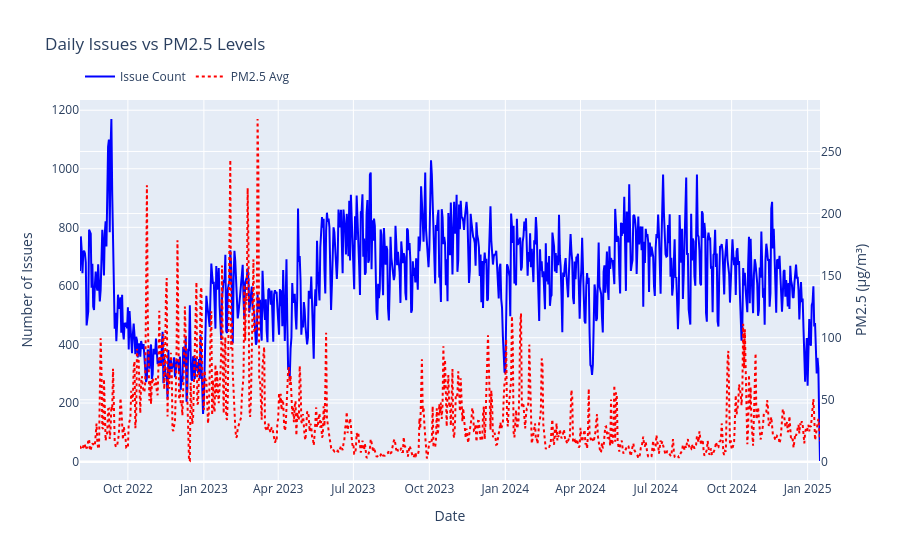
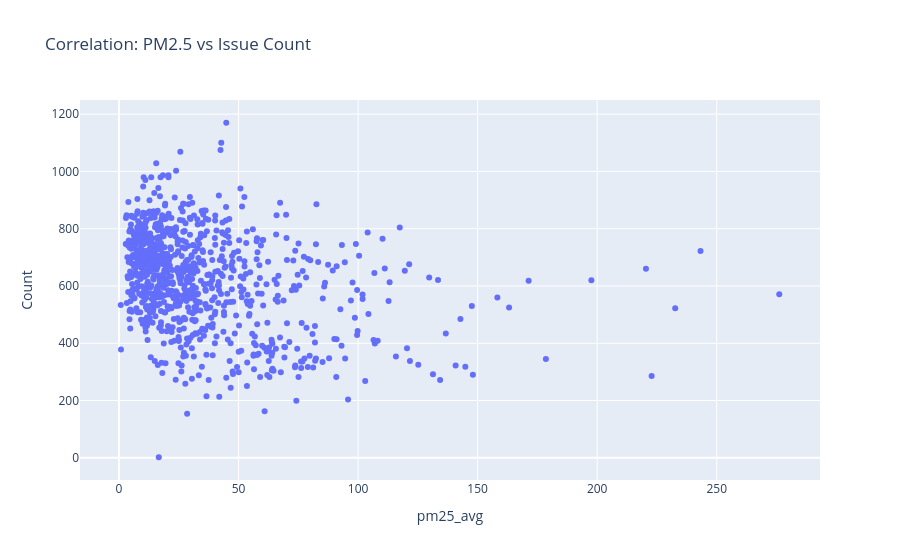

The code cell stored with these charts, in order, in its notebook:
### Markdown cell above
## 6. Correlation with PM2.5 Levels

Is there a relationship between the number of reported issues and air quality (PM2.5)? We will merge the datasets by date to investigate.

### Code cell
# Merge data
daily_pm = pd.merge(daily_counts, df_pm, on='date', how='inner')

# Create a dual-axis plot
fig = go.Figure()

fig.add_trace(go.Scatter(x=daily_pm['date'], y=daily_pm['Count'], name="Issue Count", line=dict(color='blue')))
fig.add_trace(go.Scatter(x=daily_pm['date'], y=daily_pm['pm25_avg'], name="PM2.5 Avg", yaxis="y2", line=dict(color='red', dash='dot')))

fig.update_layout(
    title="Daily Issues vs PM2.5 Levels",
    xaxis_title="Date",
    yaxis_title="Number of Issues",
    yaxis2=dict(
        title="PM2.5 (µg/m³)",
        overlaying="y",
        side="right"
    ),
    legend=dict(x=0, y=1.1, orientation='h')
)

fig.show()

# Scatter plot for correlation
fig_corr = px.scatter(daily_pm, x='pm25_avg', y='Count', title="Correlation: PM2.5 vs Issue Count")
fig_corr.show()

### Figure 1 — Plotly figure (JSON) as saved in the notebook; plotly's stock layout.template omitted (floating-point values rounded to 4 significant figures; data arrays with more than 128 entries replaced by an {"elided": "..."} marker saying what was removed)
{"data": [{"line": {"color": "blue"}, "name": "Issue Count", "type": "scatter", "x": {"elided": "897 str values"}, "y": {"elided": "897 int values"}}, {"line": {"color": "red", "dash": "dot"}, "name": "PM2.5 Avg", "type": "scatter", "x": {"elided": "897 str values"}, "y": {"elided": "897 float values"}, "yaxis": "y2"}], "layout": {"legend": {"orientation": "h", "x": 0, "y": 1.1}, "title": {"text": "Daily Issues vs PM2.5 Levels"}, "xaxis": {"title": {"text": "Date"}}, "yaxis": {"title": {"text": "Number of Issues"}}, "yaxis2": {"overlaying": "y", "side": "right", "title": {"text": "PM2.5 (µg/m³)"}}}}

### Figure 2 — Plotly figure (JSON) as saved in the notebook; plotly's stock layout.template omitted (floating-point values rounded to 4 significant figures; data arrays with more than 128 entries replaced by an {"elided": "..."} marker saying what was removed)
{"data": [{"hovertemplate": "pm25_avg=%{x}<br>Count=%{y}<extra></extra>", "legendgroup": "", "marker": {"color": "#636efa", "symbol": "circle"}, "mode": "markers", "name": "", "orientation": "v", "showlegend": false, "type": "scatter", "x": {"elided": "897 float values"}, "xaxis": "x", "y": {"elided": "897 int values"}, "yaxis": "y"}], "layout": {"legend": {"tracegroupgap": 0}, "title": {"text": "Correlation: PM2.5 vs Issue Count"}, "xaxis": {"anchor": "y", "domain": [0, 1], "title": {"text": "pm25_avg"}}, "yaxis": {"anchor": "x", "domain": [0, 1], "title": {"text": "Count"}}}}
